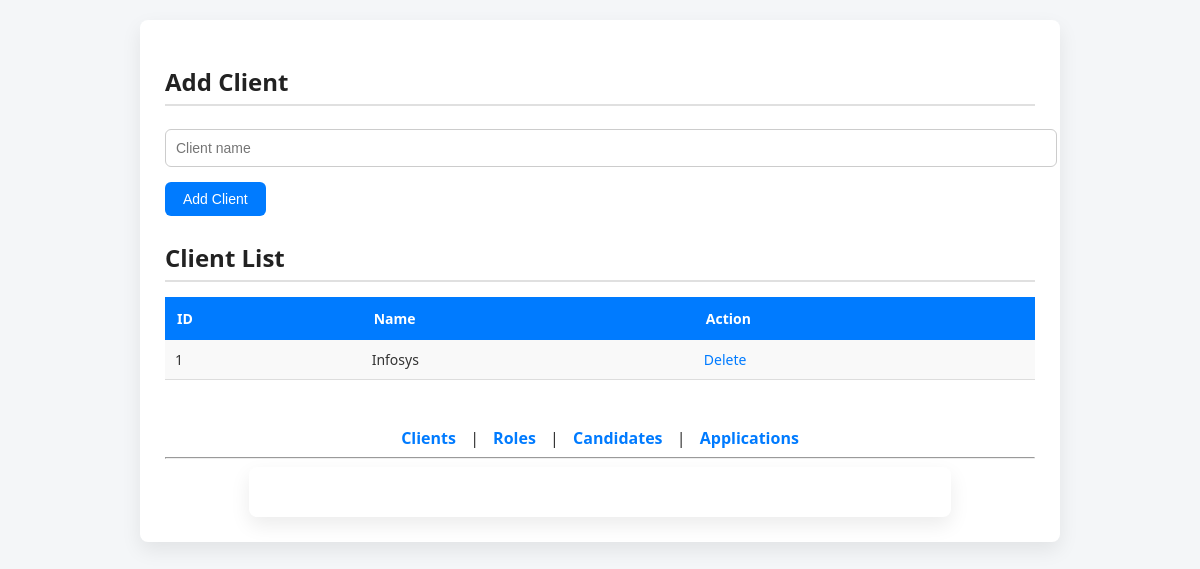
The app's page /clients, older data.
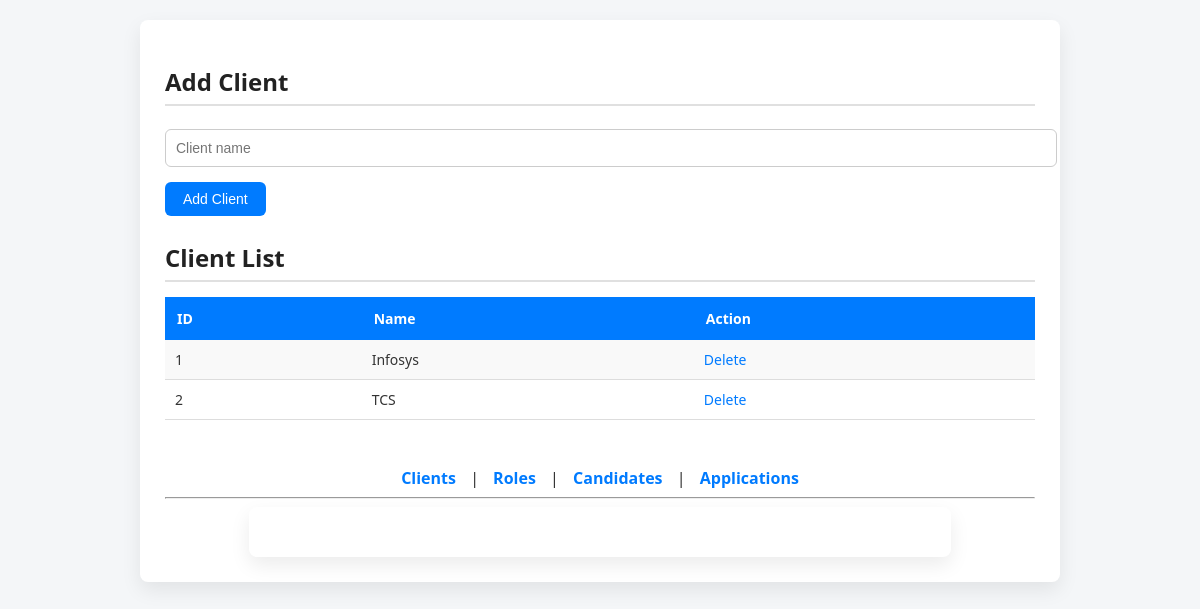
The same page, newer data.
### tables this page shows
CREATE TABLE Client (
    client_id INTEGER PRIMARY KEY AUTOINCREMENT,
    name TEXT COLLATE NOCASE UNIQUE
);

### app.py (the view, shortened to what this page needs)
@app.route("/clients", methods=["GET", "POST"])
def clients():
    db = get_db()
    cur = db.cursor()
    clients = cur.execute("SELECT * FROM Client").fetchall()
    db.close()
    return render_template("clients.html", clients=clients)

### app.py (called while the page is built)
def get_db():
    return sqlite3.connect("database.db")

### templates/clients.html (shortened to what this page needs)
<!DOCTYPE html>
<html>
  <head>
    <link
      rel="stylesheet"
      href="{{ url_for('static', filename='style.css') }}"
    />
  </head>
  <body>
    <div class="container">
      <h2>Add Client</h2>
      <form method="post">
        <input type="text" name="name" placeholder="Client name" required />
        <button>Add Client</button>
      </form>
      <h2>Client List</h2>
      <table>
        <tr>
          <th>ID</th>
          <th>Name</th>
          <th>Action</th>
        </tr>
        {% for c in clients %}
        <tr>
          <td>{{ c[0] }}</td>
          <td>{{ c[1] }}</td>
          <td>
            <a
              href="/delete_client/{{ c[0] }}"
              onclick="return confirm('Are you sure you want to delete this client?')"
            >
              Delete
            </a>
          </td>
        </tr>
        {% endfor %}
      </table>
      <br />
      <body>
  <div class="nav">
    <a href="/clients">Clients</a> |
    <a href="/roles">Roles</a> |
    <a href="/candidates">Candidates</a> |
    <a href="/applications">Applications</a>
  </div>
  <hr>
  <div class="container">
    </div>
  </body>
</html>

Row changes from the older to the newer data that the page shows:
added Client: client_id "2", name "TCS"
